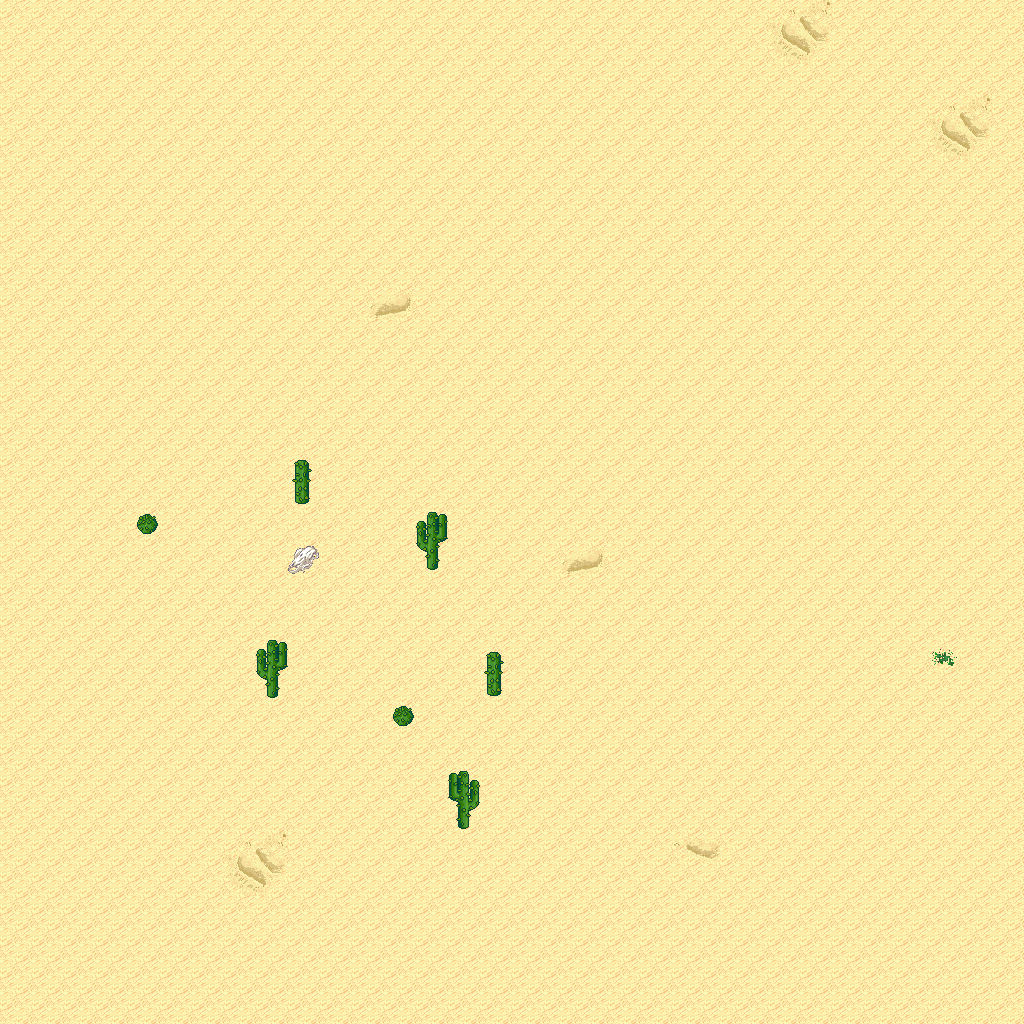

A level layout from a 2D game, rendered from its tile map. Below: a short description, then the map file with tile-grid data replaced by summaries:
An orthogonal 32x32 tile map with 32x32 px tiles, 5 tile layers (Ground, Objects, Objects2, Above, ...), 1 hidden layer not drawn, 12 tilesets.

<map version="1.10" tiledversion="1.11.0" orientation="orthogonal" renderorder="right-down" width="32" height="32" tilewidth="32" tileheight="32" infinite="0" nextlayerid="11" nextobjectid="1">
 <tileset firstgid="1" name="logic_collision" tilewidth="32" tileheight="32" tilecount="1" columns="1">
  <image source="../drawable/logic_collision.png" width="32" height="32" />
 </tileset>
 <tileset firstgid="2" name="ground_ground" tilewidth="32" tileheight="32" tilecount="33" columns="3">
  <image source="../drawable/ground_ground.png" width="96" height="352" />
 </tileset>
 <tileset firstgid="35" name="ground_ridge_earth_pale" tilewidth="32" tileheight="32" tilecount="96" columns="12">
  <image source="../drawable/ground_ridge_earth_pale.png" width="384" height="256" />
 </tileset>
 <tileset firstgid="131" name="ground_ridge_earth_dark" tilewidth="32" tileheight="32" tilecount="96" columns="12">
  <image source="../drawable/ground_ridge_earth_dark.png" width="384" height="256" />
 </tileset>
 <tileset firstgid="227" name="terrain_desert" tilewidth="32" tileheight="32" tilecount="88" columns="8">
  <image source="../drawable/terrain_desert.png" width="256" height="352" />
 </tileset>
 <tileset firstgid="315" name="ground_sand_2" tilewidth="32" tileheight="32" tilecount="15" columns="5">
  <image source="../drawable/ground_sand_2.png" width="160" height="96" />
 </tileset>
 <tileset firstgid="330" name="plant_tree_evergreen" tilewidth="32" tileheight="32" tilecount="36" columns="3">
  <image source="../drawable/plant_tree_evergreen.png" width="96" height="384" />
 </tileset>
 <tileset firstgid="366" name="plant_cactus_2" tilewidth="32" tileheight="32" tilecount="10" columns="5">
  <image source="../drawable/plant_cactus_2.png" width="160" height="64" />
 </tileset>
 <tileset firstgid="376" name="plant_cactus" tilewidth="32" tileheight="32" tilecount="2" columns="1">
  <image source="../drawable/plant_cactus.png" width="32" height="64" />
 </tileset>
 <tileset firstgid="378" name="plant_bush_various_small" tilewidth="32" tileheight="32" tilecount="9" columns="3">
  <image source="../drawable/plant_bush_various_small.png" width="96" height="96" />
 </tileset>
 <tileset firstgid="387" name="plant_tree_tree_green" tilewidth="32" tileheight="32" tilecount="88" columns="8">
  <image source="../drawable/plant_tree_tree_green.png" width="256" height="352" />
 </tileset>
 <tileset firstgid="475" name="building_fence_fence_chunky" tilewidth="32" tileheight="32" tilecount="21" columns="3">
  <image source="../drawable/building_fence_fence_chunky.png" width="96" height="224" />
 </tileset>
 <layer id="1" name="Ground" width="32" height="32">
  <data>[1024 cells, 1024 non-empty, 11 distinct tile ids]</data>
 </layer>
 <layer id="2" name="Objects" width="32" height="32">
  <data>[1024 cells, 7 non-empty, 4 distinct tile ids]</data>
 </layer>
 <layer id="3" name="Objects2" width="32" height="32">
  <data>[1024 cells, 0 non-empty, 0 distinct tile ids]</data>
 </layer>
 <layer id="4" name="Above" width="32" height="32">
  <data>[1024 cells, 5 non-empty, 3 distinct tile ids]</data>
 </layer>
 <layer id="5" name="Above2" width="32" height="32">
  <data>[1024 cells, 0 non-empty, 0 distinct tile ids]</data>
 </layer>
 <layer id="6" name="Walkable" width="32" height="32" visible="0">
  <data>[1024 cells, 8 non-empty, 1 distinct tile ids]</data>
 </layer>
 <objectgroup id="7" name="Mapevents" />
 <objectgroup id="8" name="Spawn" />
 <objectgroup id="9" name="Keys" />
 <objectgroup id="10" name="Replace" />
</map>
